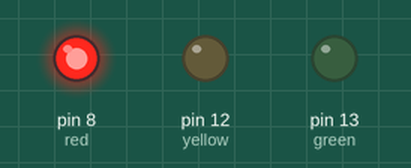
Recording of a sketch running on a simulated Arduino Uno, built with avr-gcc and run on an emulated ATmega328P. Parts: output pins drawn as LEDs (lit = HIGH).

Above: at 2.5 s.
At 7.2 s:
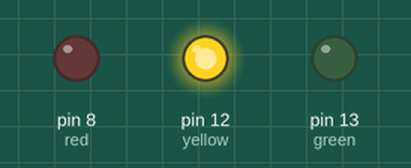
At 9.7 s:
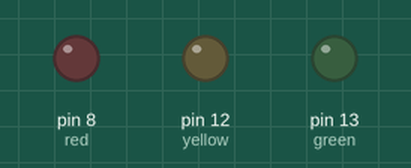
At 12.5 s:
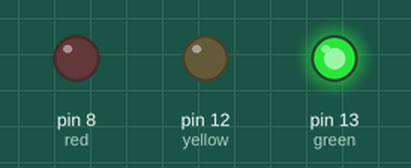
Timing chart, 0 to 19.5 s (numbered marks = the images above):
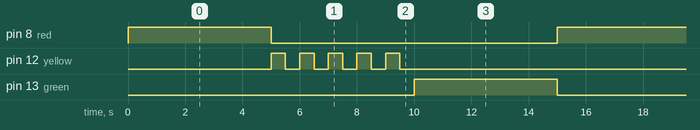

Measured:
- by itself, pin 8 (red), pin 13 (green): alternates HIGH for 5.0 s and LOW for 10.0 s
- by itself, pin 12 (yellow): repeats every 15.0 s: 4 × (LOW 0.50 s, HIGH 0.50 s), LOW 10.5 s, HIGH 0.50 s
- by itself, everything shown: repeats every 15.0 s, in 13 steps

The sketch:

semaforo.ino
```cpp
int red = 8;
int yellow = 12;
int green = 13;

void setup(){
  pinMode(red,OUTPUT);
  pinMode(yellow,OUTPUT);
  pinMode(green,OUTPUT);
}

void loop(){
  digitalWrite(red, HIGH);
  delay(5000);
  digitalWrite(red, LOW);
  for(int i=0; i<=4; i++){
    digitalWrite(yellow, HIGH);
    delay(500);
    digitalWrite(yellow, LOW);
    delay(500);
  }
  digitalWrite(green, HIGH);
  delay(5000);
  digitalWrite(green, LOW);
 }
```
